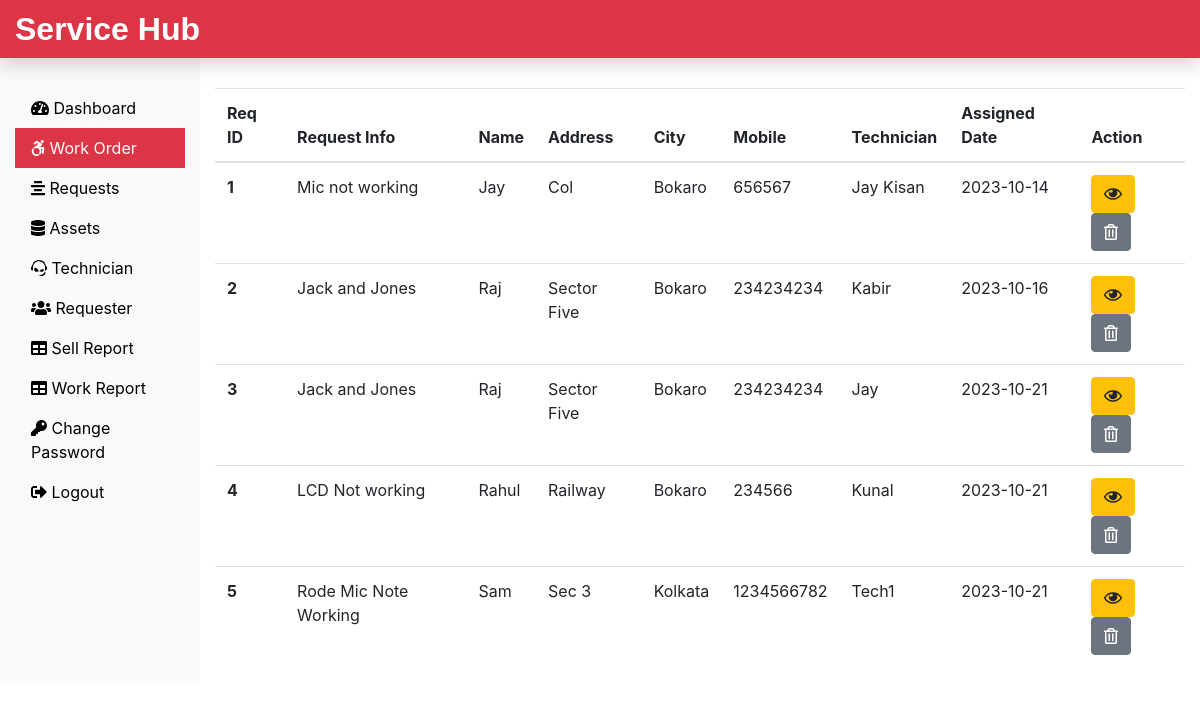
Page /Admin/work.php (signed in) on the committed database.
### tables this page shows
CREATE TABLE `assignwork_tb` (
  `rno` int(11) NOT NULL,
  `request_id` int(11) NOT NULL,
  `request_info` text NOT NULL,
  `request_desc` text NOT NULL,
  `requester_name` varchar(60) NOT NULL,
  `requester_add1` text NOT NULL,
  `requester_add2` text NOT NULL,
  `requester_city` varchar(60) NOT NULL,
  `requester_state` varchar(60) NOT NULL,
  `requester_zip` int(11) NOT NULL,
  `requester_email` varchar(60) NOT NULL,
  `requester_mobile` bigint(11) NOT NULL,
  `assign_tech` varchar(60) NOT NULL,
  `assign_date` date NOT NULL
);

### Admin/work.php (the view, shortened to what this page needs)
<?php
include('includes/header.php');
include('../dbConnection.php');
?>
<div class="col-sm-9 col-md-10 mt-5">
  <?php
 $sql = "SELECT * FROM assignwork_tb";
 $result = $conn->query($sql);
 if($result->num_rows > 0){
  echo '<table class="table">
  <thead>
    <tr>
      <th scope="col">Req ID</th>
      <th scope="col">Request Info</th>
      <th scope="col">Name</th>
      <th scope="col">Address</th>
      <th scope="col">City</th>
      <th scope="col">Mobile</th>
      <th scope="col">Technician</th>
      <th scope="col">Assigned Date</th>
      <th scope="col">Action</th>
    </tr>
  </thead>
  <tbody>';
  while($row = $result->fetch_assoc()){
    echo '<tr>
    <th scope="row">'.$row["request_id"].'</th>
    <td>'.$row["request_info"].'</td>
    <td>'.$row["requester_name"].'</td>
    <td>'.$row["requester_add2"].'</td>
    <td>'.$row["requester_city"].'</td>
    <td>'.$row["requester_mobile"].'</td>
    <td>'.$row["assign_tech"].'</td>
    <td>'.$row["assign_date"].'</td>
    <td><form action="viewassignwork.php" method="POST" class="d-inline"> <input type="hidden" name="id" value='. $row["request_id"] .'><button type="submit" class="btn btn-warning" name="view" value="View"><i class="far fa-eye"></i></button></form>
    <form action="" method="POST" class="d-inline"><input type="hidden" name="id" value='. $row["request_id"] .'><button type="submit" class="btn btn-secondary" name="delete" value="Delete"><i class="far fa-trash-alt"></i></button></form>
    </td>
    </tr>';
   }
   echo '</tbody> </table>';
  } else {
    echo "0 Result";
  }
  ?>
</div>
</div>
</div>
<?php
include('includes/footer.php');
?>

### Admin/includes/header.php (shortened to what this page needs)
<!DOCTYPE html>
<html lang="en">
<head>
 <link rel="stylesheet" href="../css/bootstrap.min.css">
 <link rel="stylesheet" href="../css/all.min.css">
 <link rel="stylesheet" href="../css/custom.css">
</head>
<body>
 <nav class="navbar navbar-dark fixed-top bg-danger p-0 shadow">
  <a class="navbar-brand col-sm-3 col-md-2 mr-0" href="dashboard.php">Service Hub</a>
 </nav>
 <div class="container-fluid mb-5" style="margin-top:40px;">
  <div class="row">
   <nav class="col-sm-3 col-md-2 bg-light sidebar py-5 d-print-none">
    <div class="sidebar-sticky">
     <ul class="nav flex-column">
      <li class="nav-item">
       <a class="nav-link <?php if(PAGE == 'dashboard') { echo 'active'; } ?> " href="dashboard.php">
        <i class="fas fa-tachometer-alt"></i>
        Dashboard
       </a>
      </li>
      <li class="nav-item">
       <a class="nav-link <?php if(PAGE == 'work') { echo 'active'; } ?>" href="work.php">
        <i class="fab fa-accessible-icon"></i>
        Work Order
       </a>
      </li>
      <li class="nav-item">
       <a class="nav-link <?php if(PAGE == 'request') { echo 'active'; } ?>" href="request.php">
        <i class="fas fa-align-center"></i>
        Requests
       </a>
      </li>
      <li class="nav-item">
       <a class="nav-link <?php if(PAGE == 'assets') { echo 'active'; } ?>" href="assets.php">
        <i class="fas fa-database"></i>
        Assets
       </a>
      </li>
      <li class="nav-item">
       <a class="nav-link <?php if(PAGE == 'technician') { echo 'active'; } ?>" href="technician.php">
        <i class="fab fa-teamspeak"></i>
        Technician
       </a>
      </li>
      <li class="nav-item">
       <a class="nav-link <?php if(PAGE == 'requesters') { echo 'active'; } ?>" href="requester.php">
        <i class="fas fa-users"></i>
        Requester
       </a>
      </li>
      <li class="nav-item">
       <a class="nav-link <?php if(PAGE == 'sellreport') { echo 'active'; } ?>" href="soldproductreport.php">
        <i class="fas fa-table"></i>
        Sell Report
       </a>
      </li>
      <li class="nav-item">
       <a class="nav-link <?php if(PAGE == 'workreport') { echo 'active'; } ?>" href="workreport.php">
        <i class="fas fa-table"></i>
        Work Report
       </a>
      </li>
      <li class="nav-item">
       <a class="nav-link <?php if(PAGE == 'changepass') { echo 'active'; } ?>" href="changepass.php">
        <i class="fas fa-key"></i>
        Change Password
       </a>
      </li>
      <li class="nav-item">
       <a class="nav-link" href="../logout.php">
        <i class="fas fa-sign-out-alt"></i>
        Logout
       </a>
      </li>
     </ul>
    </div>
   </nav>

### Admin/includes/footer.php (shortened to what this page needs)
</body>
</html>

### css/custom.css (style rules this page uses)
.navbar-brand { font-family: 'Ubuntu', sans-serif; font-size: 2em; font-weight: bold; }
a { color: black; }
.active { color: white; background-color: #DC3545; }

### rows in the picture
assignwork_tb: request "1", request_info "Mic not working", requester_name "Jay", requester_add2 "Col", requester_city "Bokaro", requester_mobile "656567", assign_tech "Jay Kisan", assign_date "2023-10-14"
assignwork_tb: request "2", request_info "Jack and Jones", requester_name "Raj", requester_add2 "Sector Five", requester_city "Bokaro", requester_mobile "234234234", assign_tech "Kabir", assign_date "2023-10-16"
assignwork_tb: request "3", request_info "Jack and Jones", requester_name "Raj", requester_add2 "Sector Five", requester_city "Bokaro", requester_mobile "234234234", assign_tech "Jay", assign_date "2023-10-21"
assignwork_tb: request "4", request_info "LCD Not working", requester_name "Rahul", requester_add2 "Railway", requester_city "Bokaro", requester_mobile "234566", assign_tech "Kunal", assign_date "2023-10-21"
assignwork_tb: request "5", request_info "Rode Mic Note Working", requester_name "Sam", requester_add2 "Sec 3", requester_city "Kolkata", requester_mobile "1234566782", assign_tech "Tech1", assign_date "2023-10-21"
